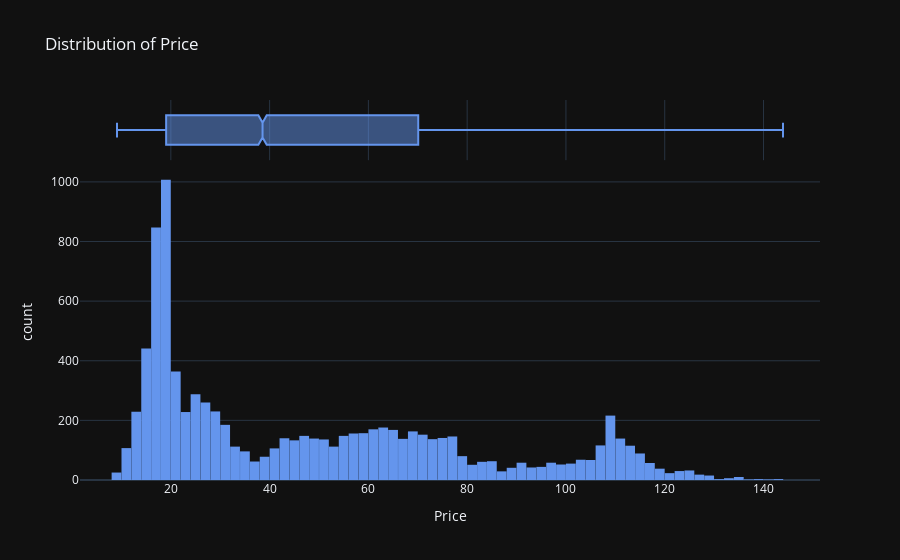

The notebook cell saved with this chart:
### Markdown cell above
# Ubivariate Analysis

### Code cell
plotly_plot_hist(df, 'Price')

### Figure 1 — Plotly figure (JSON) as saved in the notebook; plotly's stock layout.template omitted (floating-point values rounded to 4 significant figures; data arrays with more than 128 entries replaced by an {"elided": "..."} marker saying what was removed)
{"data": [{"alignmentgroup": "True", "bingroup": "x", "hovertemplate": "Price=%{x}<br>count=%{y}<extra></extra>", "legendgroup": "", "marker": {"color": "cornflowerblue", "pattern": {"shape": ""}}, "name": "", "offsetgroup": "", "orientation": "v", "showlegend": false, "x": {"elided": "9011 float values"}, "xaxis": "x", "yaxis": "y", "type": "histogram"}, {"alignmentgroup": "True", "hovertemplate": "Price=%{x}<extra></extra>", "legendgroup": "", "marker": {"color": "cornflowerblue"}, "name": "", "notched": true, "offsetgroup": "", "showlegend": false, "x": {"elided": "9011 float values"}, "xaxis": "x2", "yaxis": "y2", "type": "box"}], "layout": {"xaxis": {"anchor": "y", "domain": [0.0, 1.0], "title": {"text": "Price"}}, "yaxis": {"anchor": "x", "domain": [0.0, 0.8316], "title": {"text": "count"}}, "xaxis2": {"anchor": "y2", "domain": [0.0, 1.0], "matches": "x", "showticklabels": false, "showgrid": true}, "yaxis2": {"anchor": "x2", "domain": [0.8416, 1.0], "matches": "y2", "showticklabels": false, "showline": false, "ticks": "", "showgrid": false}, "legend": {"tracegroupgap": 0}, "title": {"text": "Distribution of Price"}, "barmode": "relative", "bargap": 0.01}}
